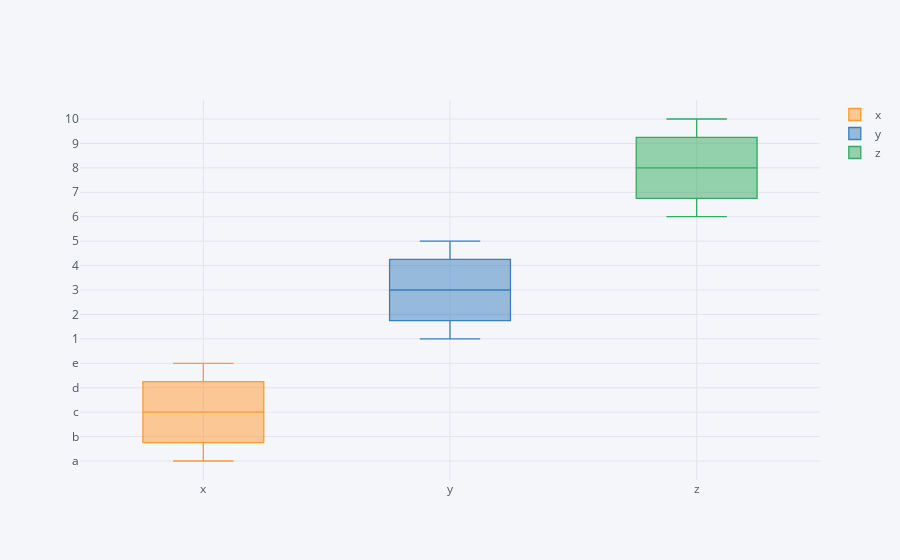

This figure's notebook cell:
### Code cell
df3.iplot(kind='box')

### Figure 1 — Plotly figure (JSON) as saved in the notebook; plotly's stock layout.template omitted (floating-point values rounded to 4 significant figures)
{"data": [{"boxpoints": false, "line": {"width": 1.3}, "marker": {"color": "rgba(255, 153, 51, 1.0)"}, "name": "x", "orientation": "v", "type": "box", "y": ["a", "b", "c", "d", "e"]}, {"boxpoints": false, "line": {"width": 1.3}, "marker": {"color": "rgba(55, 128, 191, 1.0)"}, "name": "y", "orientation": "v", "type": "box", "y": [1, 2, 3, 4, 5]}, {"boxpoints": false, "line": {"width": 1.3}, "marker": {"color": "rgba(50, 171, 96, 1.0)"}, "name": "z", "orientation": "v", "type": "box", "y": [6, 7, 8, 9, 10]}], "layout": {"legend": {"bgcolor": "#F5F6F9", "font": {"color": "#4D5663"}}, "paper_bgcolor": "#F5F6F9", "plot_bgcolor": "#F5F6F9", "title": {"font": {"color": "#4D5663"}}, "xaxis": {"gridcolor": "#E1E5ED", "showgrid": true, "tickfont": {"color": "#4D5663"}, "title": {"font": {"color": "#4D5663"}, "text": ""}, "zerolinecolor": "#E1E5ED"}, "yaxis": {"gridcolor": "#E1E5ED", "showgrid": true, "tickfont": {"color": "#4D5663"}, "title": {"font": {"color": "#4D5663"}, "text": ""}, "zerolinecolor": "#E1E5ED"}}}
